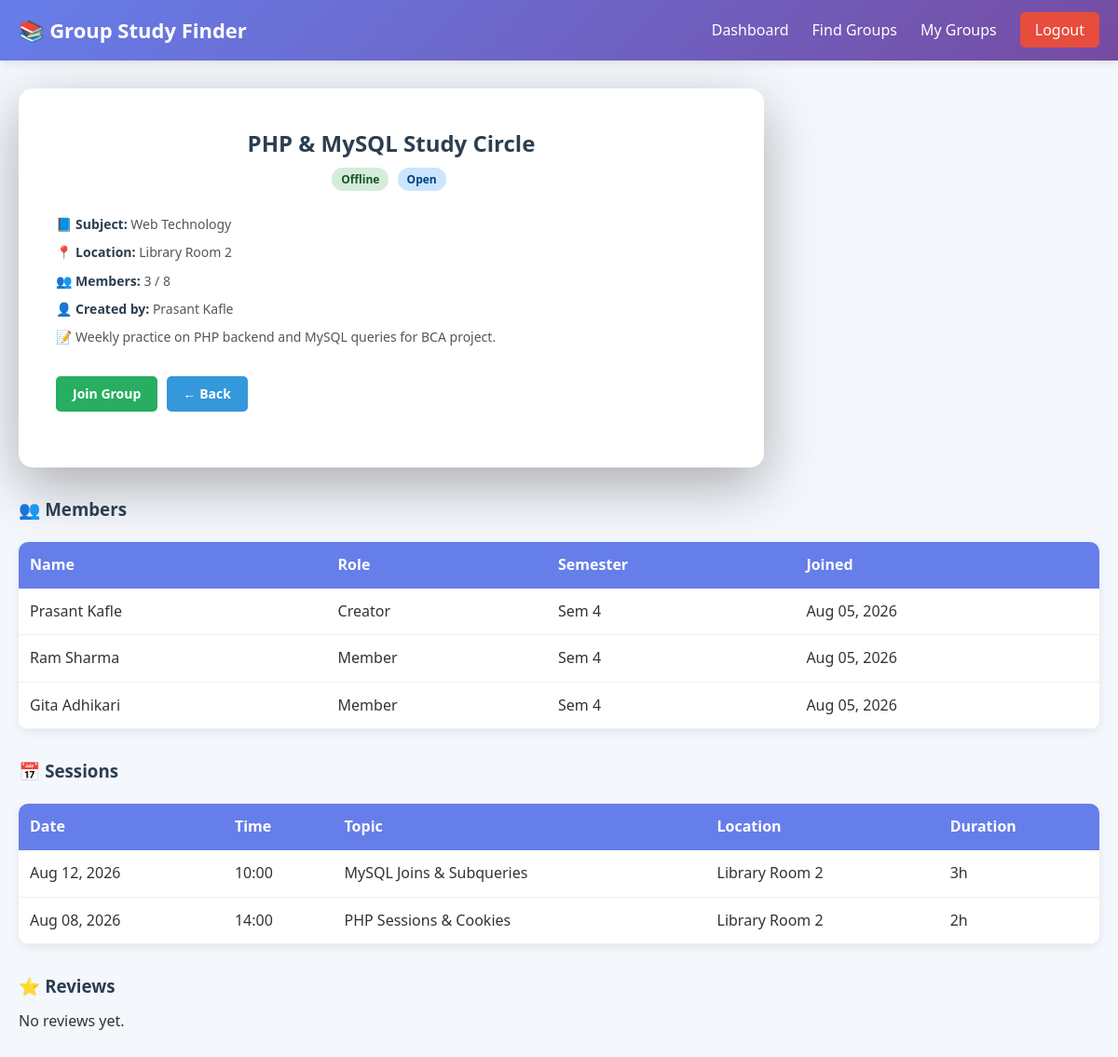
The app's page /user/group-details.php?id=1 (signed in) with its own data.
### tables this page shows
CREATE TABLE IF NOT EXISTS study_groups (
  id          INT UNSIGNED AUTO_INCREMENT PRIMARY KEY,
  group_name  VARCHAR(150) NOT NULL,
  subject_id  INT UNSIGNED NOT NULL,
  description TEXT DEFAULT NULL,
  created_by  INT UNSIGNED NOT NULL,
  location    VARCHAR(200) DEFAULT NULL,
  study_type  ENUM('online', 'offline') NOT NULL DEFAULT 'offline',
  max_members INT UNSIGNED NOT NULL DEFAULT 10,
  status      ENUM('open', 'closed', 'full') NOT NULL DEFAULT 'open',
  created_at  TIMESTAMP DEFAULT CURRENT_TIMESTAMP,
  CONSTRAINT fk_groups_subject FOREIGN KEY (subject_id) REFERENCES subjects(id) ON DELETE RESTRICT,
  CONSTRAINT fk_groups_creator FOREIGN KEY (created_by) REFERENCES users(id) ON DELETE CASCADE
);

CREATE TABLE IF NOT EXISTS subjects (
  id           INT UNSIGNED AUTO_INCREMENT PRIMARY KEY,
  subject_name VARCHAR(100) NOT NULL,
  semester     TINYINT UNSIGNED DEFAULT NULL,
  created_at   TIMESTAMP DEFAULT CURRENT_TIMESTAMP
);

CREATE TABLE IF NOT EXISTS users (
  id         INT UNSIGNED AUTO_INCREMENT PRIMARY KEY,
  name       VARCHAR(100) NOT NULL,
  email      VARCHAR(150) NOT NULL UNIQUE,
  password   VARCHAR(255) NOT NULL,
  role       ENUM('student', 'admin') NOT NULL DEFAULT 'student',
  semester   TINYINT UNSIGNED DEFAULT NULL,
  phone      VARCHAR(20) DEFAULT NULL,
  bio        TEXT DEFAULT NULL,
  created_at TIMESTAMP DEFAULT CURRENT_TIMESTAMP
);

CREATE TABLE IF NOT EXISTS group_members (
  id        INT UNSIGNED AUTO_INCREMENT PRIMARY KEY,
  group_id  INT UNSIGNED NOT NULL,
  user_id   INT UNSIGNED NOT NULL,
  role      ENUM('creator', 'member') NOT NULL DEFAULT 'member',
  joined_at TIMESTAMP DEFAULT CURRENT_TIMESTAMP,
  UNIQUE KEY uq_group_user (group_id, user_id),
  CONSTRAINT fk_members_group FOREIGN KEY (group_id) REFERENCES study_groups(id) ON DELETE CASCADE,
  CONSTRAINT fk_members_user  FOREIGN KEY (user_id)  REFERENCES users(id) ON DELETE CASCADE
);

CREATE TABLE IF NOT EXISTS study_sessions (
  id             INT UNSIGNED AUTO_INCREMENT PRIMARY KEY,
  group_id       INT UNSIGNED NOT NULL,
  session_date   DATE NOT NULL,
  session_time   TIME NOT NULL,
  duration_hours TINYINT UNSIGNED NOT NULL DEFAULT 2,
  topic          VARCHAR(200) NOT NULL,
  location       VARCHAR(200) DEFAULT NULL,
  notes          TEXT DEFAULT NULL,
  created_by     INT UNSIGNED NOT NULL,
  created_at     TIMESTAMP DEFAULT CURRENT_TIMESTAMP,
  CONSTRAINT fk_sessions_group   FOREIGN KEY (group_id)   REFERENCES study_groups(id) ON DELETE CASCADE,
  CONSTRAINT fk_sessions_creator FOREIGN KEY (created_by) REFERENCES users(id) ON DELETE CASCADE
);

### user/group-details.php (the view, shortened to what this page needs)
<?php
include '../db.php';
$user_id = $_SESSION['user_id'];
$group_id = intval($_GET['id'] ?? 0);
$group_q = mysqli_query($conn, "SELECT g.*, s.subject_name, u.name as creator_name
                                  FROM study_groups g
                                  JOIN subjects s ON g.subject_id = s.id
                                  JOIN users u ON g.created_by = u.id
                                  WHERE g.id = $group_id");
$group = mysqli_fetch_assoc($group_q);
$m_q = mysqli_query($conn, "SELECT * FROM group_members WHERE group_id = $group_id AND user_id = $user_id");
$membership = mysqli_fetch_assoc($m_q);
$is_member = $membership !== null;
$is_creator = $is_member && ($membership['role'] ?? '') === 'creator';
$member_count = mysqli_num_rows(mysqli_query($conn, "SELECT * FROM group_members WHERE group_id = $group_id"));
$is_full = $member_count >= $group['max_members'];
$members = mysqli_query($conn, "SELECT u.*, gm.role, gm.joined_at
                                 FROM group_members gm
                                 JOIN users u ON gm.user_id = u.id
                                 WHERE gm.group_id = $group_id
                                 ORDER BY gm.joined_at");
$sessions = mysqli_query($conn, "SELECT * FROM study_sessions WHERE group_id = $group_id ORDER BY session_date DESC");
$reviews = mysqli_query($conn, "SELECT r.*, u.name FROM reviews r JOIN users u ON r.user_id = u.id WHERE r.group_id = $group_id ORDER BY r.created_at DESC");
?>
<!DOCTYPE html>
<html lang="en">
<head>
    <link rel="stylesheet" href="../assets/css/style.css">
</head>
<body>
    <nav class="navbar">
        <div class="nav-container">
            <a href="../index.php" class="logo">📚 Group Study Finder</a>
            <ul class="nav-links">
                <li><a href="dashboard.php">Dashboard</a></li>
                <li><a href="find-groups.php">Find Groups</a></li>
                <li><a href="my-groups.php">My Groups</a></li>
                <li><a href="../logout.php" class="btn-logout">Logout</a></li>
            </ul>
        </div>
    </nav>
    <div class="dashboard-container">
        <div class="form-box" style="max-width: 800px; text-align: left;">
            <h2><?= htmlspecialchars($group['group_name']) ?></h2>
            <p class="subtitle">
                <span class="badge badge-<?= htmlspecialchars($group['study_type']) ?>"><?= ucfirst($group['study_type']) ?></span>
                <span class="badge <?= $group['status'] == 'open' ? 'badge-open' : 'badge-full' ?>"><?= ucfirst($group['status']) ?></span>
            </p>
            <p class="group-info">📘 <strong>Subject:</strong> <?= htmlspecialchars($group['subject_name']) ?></p>
            <p class="group-info">📍 <strong>Location:</strong> <?= htmlspecialchars($group['location'] ?? '-') ?></p>
            <p class="group-info">👥 <strong>Members:</strong> <?= $member_count ?> / <?= $group['max_members'] ?></p>
            <p class="group-info">👤 <strong>Created by:</strong> <?= htmlspecialchars($group['creator_name']) ?></p>
            <p class="group-info">📝 <?= htmlspecialchars($group['description'] ?? '') ?></p>
            <div style="margin: 20px 0;">
                <?php if (!$is_member && !$is_full && $group['status'] == 'open'): ?>
                    <a href="join-group.php?id=<?= $group_id ?>" class="btn-join">Join Group</a>
                <?php elseif ($is_member && !$is_creator): ?>
                    <a href="group-details.php?id=<?= $group_id ?>&leave=1" class="btn-delete"
                       onclick="return confirm('Leave this group?')">Leave Group</a>
                <?php endif; ?>
                <a href="find-groups.php" class="btn-view">← Back</a>
            </div>
        </div>
        <h3 style="color:#2c3e50; margin: 30px 0 10px;">👥 Members</h3>
        <table class="data-table">
            <thead><tr><th>Name</th><th>Role</th><th>Semester</th><th>Joined</th></tr></thead>
            <tbody>
                <?php while ($m = mysqli_fetch_assoc($members)): ?>
                <tr>
                    <td><?= htmlspecialchars($m['name']) ?></td>
                    <td><?= ucfirst($m['role']) ?></td>
                    <td><?= $m['semester'] ? 'Sem ' . $m['semester'] : '-' ?></td>
                    <td><?= date('M d, Y', strtotime($m['joined_at'])) ?></td>
                </tr>
                <?php endwhile; ?>
            </tbody>
        </table>
        <h3 style="color:#2c3e50; margin: 30px 0 10px;">📅 Sessions</h3>
        <?php if (mysqli_num_rows($sessions) == 0): ?>
            <p>No sessions scheduled yet.</p>
        <?php else: ?>
        <table class="data-table">
            <thead><tr><th>Date</th><th>Time</th><th>Topic</th><th>Location</th><th>Duration</th></tr></thead>
            <tbody>
                <?php mysqli_data_seek($sessions, 0); while ($s = mysqli_fetch_assoc($sessions)): ?>
                <tr>
                    <td><?= date('M d, Y', strtotime($s['session_date'])) ?></td>
                    <td><?= htmlspecialchars(substr($s['session_time'], 0, 5)) ?></td>
                    <td><?= htmlspecialchars($s['topic']) ?></td>
                    <td><?= htmlspecialchars($s['location'] ?? '-') ?></td>
                    <td><?= (int)$s['duration_hours'] ?>h</td>
                </tr>
                <?php endwhile; ?>
            </tbody>
        </table>
        <?php endif; ?>
        <h3 style="color:#2c3e50; margin: 30px 0 10px;">⭐ Reviews</h3>
        <?php if (mysqli_num_rows($reviews) == 0): ?>
            <p>No reviews yet.</p>
        <?php endif; ?>
    </div>
</body>
</html>

### assets/css/style.css (style rules this page uses)
* { margin: 0; padding: 0; box-sizing: border-box; font-family: 'Segoe UI', Tahoma, Geneva, Verdana, sans-serif; }
body { background: #f4f7fc; color: #333; line-height: 1.6; }
a { text-decoration: none; color: inherit; }
.navbar { background: linear-gradient(135deg, #667eea 0%, #764ba2 100%); padding: 15px 0; box-shadow: 0 2px 10px rgba(0,0,0,0.1); position: sticky; top: 0; z-index: 1000; }
.nav-container { max-width: 1200px; margin: 0 auto; display: flex; justify-content: space-between; align-items: center; padding: 0 20px; }
.logo { color: white; font-size: 22px; font-weight: bold; }
.nav-links { list-style: none; display: flex; gap: 25px; align-items: center; }
.nav-links a { color: white; font-weight: 500; transition: opacity 0.3s; }
.btn-logout { background: #e74c3c; padding: 8px 16px; border-radius: 5px; }
.form-box { background: white; padding: 40px; border-radius: 15px; box-shadow: 0 20px 60px rgba(0,0,0,0.3); width: 100%; max-width: 450px; }
.form-box h2 { color: #2c3e50; text-align: center; margin-bottom: 5px; }
.subtitle { text-align: center; color: #7f8c8d; margin-bottom: 25px; }
.dashboard-container { max-width: 1200px; margin: 30px auto; padding: 0 20px; }
.group-info { margin: 8px 0; color: #555; font-size: 14px; }
.group-info strong { color: #2c3e50; }
.badge { display: inline-block; padding: 3px 10px; border-radius: 12px; font-size: 12px; font-weight: bold; margin-right: 5px; }
.badge-offline { background: #d4edda; color: #155724; }
.badge-open { background: #cce5ff; color: #004085; }
.btn-view, .btn-join, .btn-create { display: inline-block; padding: 8px 18px; border-radius: 5px; margin-top: 10px; margin-right: 5px; font-size: 14px; font-weight: bold; transition: opacity 0.3s; }
.btn-view { background: #3498db; color: white; }
.btn-join { background: #27ae60; color: white; }
.data-table { width: 100%; background: white; border-collapse: collapse; border-radius: 10px; overflow: hidden; box-shadow: 0 3px 10px rgba(0,0,0,0.08); margin: 20px 0; }
.data-table th { background: #667eea; color: white; padding: 12px; text-align: left; }
.data-table td { padding: 12px; border-bottom: 1px solid #ecf0f1; }

### records on screen
study_groups: group_name "PHP & MySQL Study Circle", study_type "Offline", status "Open", subject.subject_name "Web Technology", location "Library Room 2", max_members "8", created_by.name "Prasant Kafle", description "Weekly practice on PHP backend and MySQL queries for BCA project."
group_members: user.name "Prasant Kafle", role "Creator", user.semester "4", joined_at "Aug 05, 2026"
group_members: user.name "Ram Sharma", role "Member", user.semester "4", joined_at "Aug 05, 2026"
group_members: user.name "Gita Adhikari", role "Member", user.semester "4", joined_at "Aug 05, 2026"
study_sessions: session_date "Aug 12, 2026", session_time "10:00", topic "MySQL Joins & Subqueries", location "Library Room 2", duration_hours "3"
study_sessions: session_date "Aug 08, 2026", session_time "14:00", topic "PHP Sessions & Cookies", location "Library Room 2", duration_hours "2"

### other values on screen
$member_count "3"
